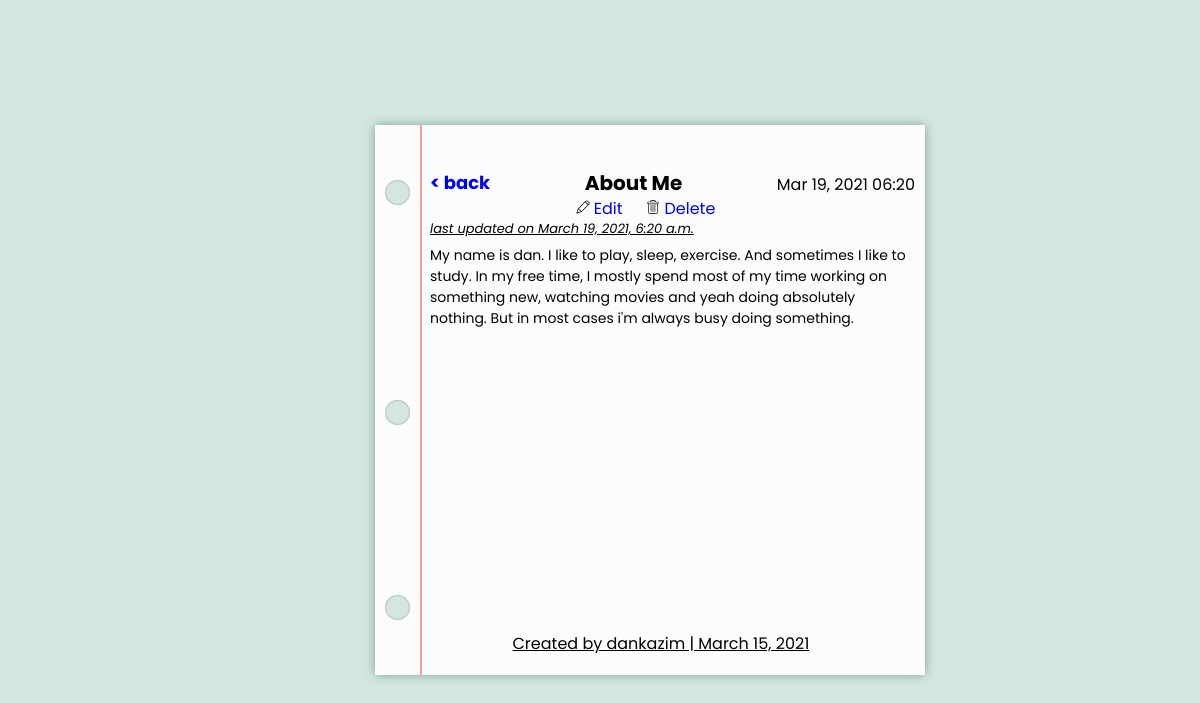
Page /note/About Me/ on the committed database.
### Notes/models.py (models this page shows, shortened)
class NoteBook(models.Model):
    title = models.CharField(max_length=20, primary_key=True )
    pub_date = models.DateTimeField('Date Created',auto_now_add=True, blank=True)
    plain_note = models.TextField(blank=True, max_length=1040)
    update_date = models.DateTimeField('Date Modified', auto_now=True)

### Notes/views.py (the view)
# urls.py: path('note/<str:pk>/', views.DetailView.as_view(), name='detail'),
class DetailView(generic.DetailView):
    model = NoteBook
    template_name = 'Notes/detail.html'

### Notes/templates/Notes/detail.html
{% extends "Notes/page_structure.html" %}
{% block heading %}
	<a href={% url 'Notes:index' %} class="go-back">&#60 back</a> {{ notebook.title }}
{% endblock %}
{% block date %}
	{{ notebook.pub_date |date:"M d, Y H:i"}}
{% endblock %}
{% block mynotes %}
{% load static %}
	{% if notebook %}
	<div class="icons-update-delete">
	<a class="delete-update-btn" href="{% url 'Notes:update' notebook.title %}"><img class="icon-images" src="{% static 'Notes/images/edit.svg' %}"> Edit</a>
	<a class="delete-update-btn" href="{% url 'Notes:delete' notebook.title %}"><img class="icon-images" src="{% static 'Notes/images/delete.svg' %}"> Delete</a>
	</div>
		<p class="updated-on">last updated on {{notebook.update_date}} </p>
		<p class="notes plain-notes">{{ notebook.plain_note}}</p>
        {% else %}
		<p class="emptyContent">The note is currently empty, would you like to add conttent</p>
		{% endif %}
{% endblock mynotes %}

### Notes/templates/Notes/page_structure.html (shortened to what this page needs)
<!DOCTYPE html>
<html lang="en">
<head>
    {% load static %}
    <link rel="stylesheet" type="text/css" href="{% static 'Notes/page_style.css' %}">
</head>
<body>
    <div class="paper">
        <div class="lines">
          <div class="text">
            <p class="datee">{% block date %} date{% endblock  %}</p>
            <h1>{% block heading %} heading {% endblock %} </h1>
            {% block mynotes %}{% endblock mynotes %}
          </div>
        </div>
        <div class="holes hole-top"></div>
        <div class="holes hole-middle"></div>
        <div class="holes hole-bottom"></div>
        <footer>Created by dankazim | March 15, 2021</footer>
    </div>
</body>
</html>

### Notes/static/Notes/page_style.css (style rules this page uses)
* { font-family: 'Poppins', sans-serif; }
body { margin: 0; padding: 0; background-color: rgb(211, 231, 224); }
.paper { display: table; min-height: 550px; position: absolute; width: 550px; background: rgba(255,255,255,0.9); margin: -275px -225px; left: 50%; top: 50%; box-shadow: 0px 0px 10px 0px rgb(128, 160, 149); }
.paper::before { content: ''; position: absolute; left: 45px; height: 100%; width: 2px; background: rgba(255,0,0,0.4); }
.text { position: absolute; top: 42px; left: 55px; bottom: 10px; right: 10px; line-height: 0.3; overflow: hidden; outline: none; }
.holes { position: absolute; left: 10px; height: 25px; width: 25px; background-color: rgb(211, 231, 224); border-radius: 50%; box-shadow: inset 0px 0px 2px 0px #888; }
.hole-top { top: 10%; }
.hole-middle { top: 50%; }
.hole-bottom { bottom: 10%; }
footer { color: black; position: absolute; top:92%; left: 25%; text-decoration: underline; }
h1 { font-size: 20px; text-align: center; }
h1 a { float: left; font-size: 18px; text-decoration:none; }
.notes { font-size: 14px; line-height: 1.5; }
.datee { padding-bottom: 5px; float: right; }
.icon-images { width: 14px; height: 14px; }
.delete-update-btn { text-decoration: none; padding-right: 10%; }
.icons-update-delete { padding: 0% 30% 0% 30%; }
.updated-on { font-size: 13px; font-style: italic; text-decoration: underline; }

### rows in the picture
NoteBook: pub_date "Mar 19, 2021 06:20", title "About Me", update_date "March 19, 2021, 6:20 a.m.", plain_note "My name is dan. I like to play, sleep, exercise. And sometimes I like to study. In my free time, I mostly spend most of my time working on something new, watching movies and yeah doing absolutely nothing. But in most cases i'm always busy doing something."
